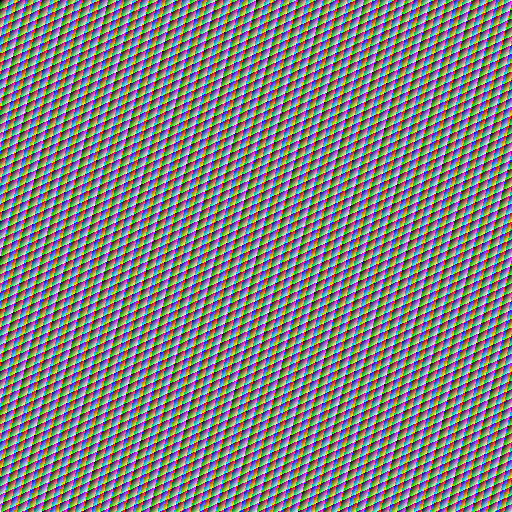
#> input picture tests/fixtures/resampling/below-one-percent/source.png, 512 x 512 px, found by its file name
$ python generate_color_adjustment_ui_scenario.py
#> lines starting #> are read from the running program, lines starting #| are printed output that depends on the picture
"""Generate owned Alpha/ROI inputs and a focused actual color-adjustment UI scenario."""
from pathlib import Path
import colorsys,hashlib,json
from PIL import Image
root=Path(__file__).resolve().parents[1];folder=root/'tests/fixtures/color-adjustment-ui';folder.mkdir(exist_ok=True)
sha=lambda p:hashlib.sha256(p.read_bytes()).hexdigest()
reference=root/'tests/fixtures/color-adjustment'
with Image.open(reference/'source.png') as image:source=image.convert('RGBA')
#> image is the input picture: PIL image 512x512 RGB; mean R, G, B 127.5, 127.5, 127.5
source.putalpha(Image.frombytes('L',source.size,bytes((x*13+y*17)%256 for y in range(source.height) for x in range(source.width))))
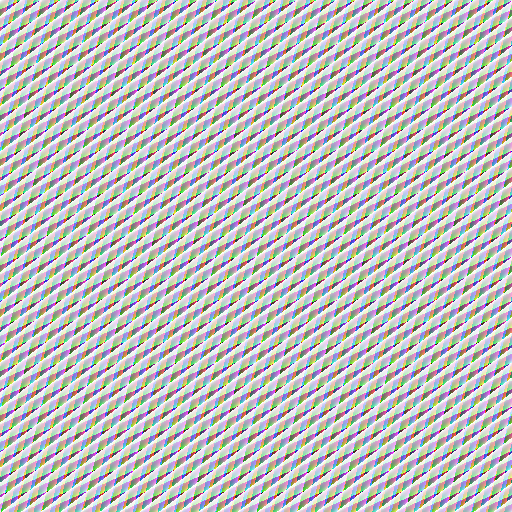
#> source: PIL image 512x512 RGBA; mean R, G, B, A 127.5, 127.5, 127.5, 127.5; transparent parts drawn white
source.save(folder/'source-alpha.png');roi=(5,4,16,11)
for name,sample in [('combined','combined-desaturate'),('unified','unify-light'),('selected','hue90')]:
#> (the run stopped early here; a loop or call above may not have finished)

$ run again, with tests/fixtures/printing/reference-density/color--1.jpg saved as tests/fixtures/resampling/below-one-percent/source.png
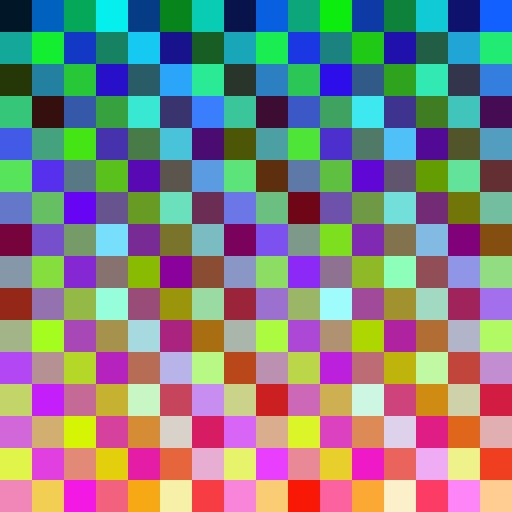
#> input picture tests/fixtures/printing/reference-density/color--1.jpg, 512 x 512 px, found by its file name
#> image is the input picture: PIL image 512x512 RGB; mean R, G, B 130.8, 130.5, 130.9
#> `source.putalpha(Image.frombytes('L',source.size,bytes((x*13+y*17)%256 ..`:
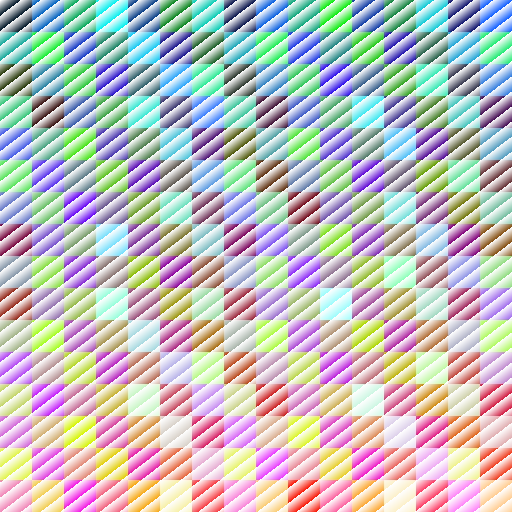
#> source: PIL image 512x512 RGBA; mean R, G, B, A 130.8, 130.5, 130.9, 127.5; transparent parts drawn white
